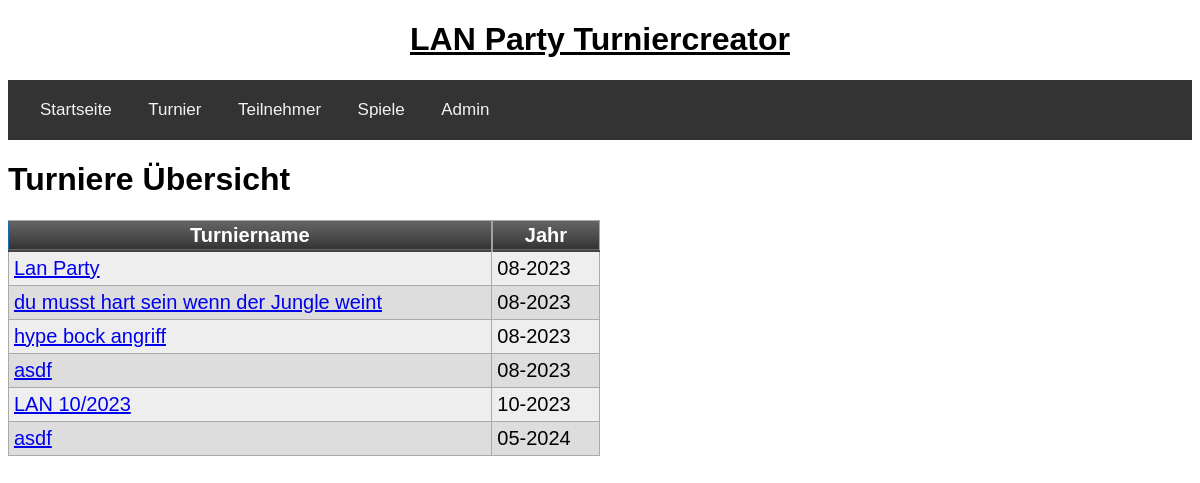
The page /turniere on the database its author committed.
### tables this page shows
CREATE TABLE turnier(turnierid integer primary key autoincrement, name text, jahr date default (strftime('%m-%Y')), teilnehmer text, sieger integer);

### app/routes.py (the view)
@app.route('/turniere')
def turniere():
	turniere = get_turniere()
	return render_template('tournament_all.html', title="Turniere", turniere=turniere)

### app/db/db.py (called while the page is built)
def get_turniere():
	query = 'select * from turnier;'
	return execute_select_query(query)

def execute_select_query(query):
	try:
		cursor.execute(query)
		return cursor.fetchall()
	except sqlite3.IntegrityError as e:
		return "Integrity Error: " + str(e)
	connection.close()

### app/templates/tournament_all.html
{% extends "base.html" %}
{% block app_content %}
    <h1>Turniere Übersicht</h1>
        <table class="myTable">
        <thead>
            <tr>
                <th>Turniername</th>
                <th>Jahr</th>
            </tr>
        </thead>
    {% for turnier in turniere %}
        <tr>
            <td><a href="{{ url_for("turnier", turnierid=turnier[0]) }}">{{ turnier[1] }}</a></td>
            <td>{{ turnier[2] }}</td>
        </tr>
    {% endfor %}
    </table>
{% endblock %}

### app/static/index.css (style rules this page uses)
* { font-family: sans-serif; }

### app/static/tables.css (style rules this page uses)
table.myTable { border: 1px solid #1C6EA4; background-color: #EEEEEE; min-width: 50%; width: auto; text-align: left; border-collapse: collapse; }
table.myTable td, table.myTable th { border: 1px solid #AAAAAA; padding: 3px 2px; }
table.myTable tbody td { font-size: 20px; padding: 5px; }
table.myTable tr:nth-child(even) { background: #DDDDDD; }
table.myTable thead { background: #333333; background: -moz-linear-gradient(top, #666666 0%, #474747 66%, #333333 100%); background: -webkit-linear-gradient(top, #666666 0%, #474747 66%, #333333 100%); background: linear-gradient(to bottom, #666666 0%, #474747 66%, #333333 100%); border-bottom: 2px solid #444444; }
table.myTable thead th { font-size: 20px; font-weight: bold; color: #FFFFFF; text-align: center; border-left: 2px solid #A2A2A2; }
table.myTable thead th:first-child { border-left: none; }

### rows shown on the page
turnier: name "Lan Party", jahr "08-2023"
turnier: name "du musst hart sein wenn der Jungle weint", jahr "08-2023"
turnier: name "hype bock angriff", jahr "08-2023"
turnier: name "asdf", jahr "08-2023"
turnier: name "LAN 10/2023", jahr "10-2023"
turnier: name "asdf", jahr "05-2024"
